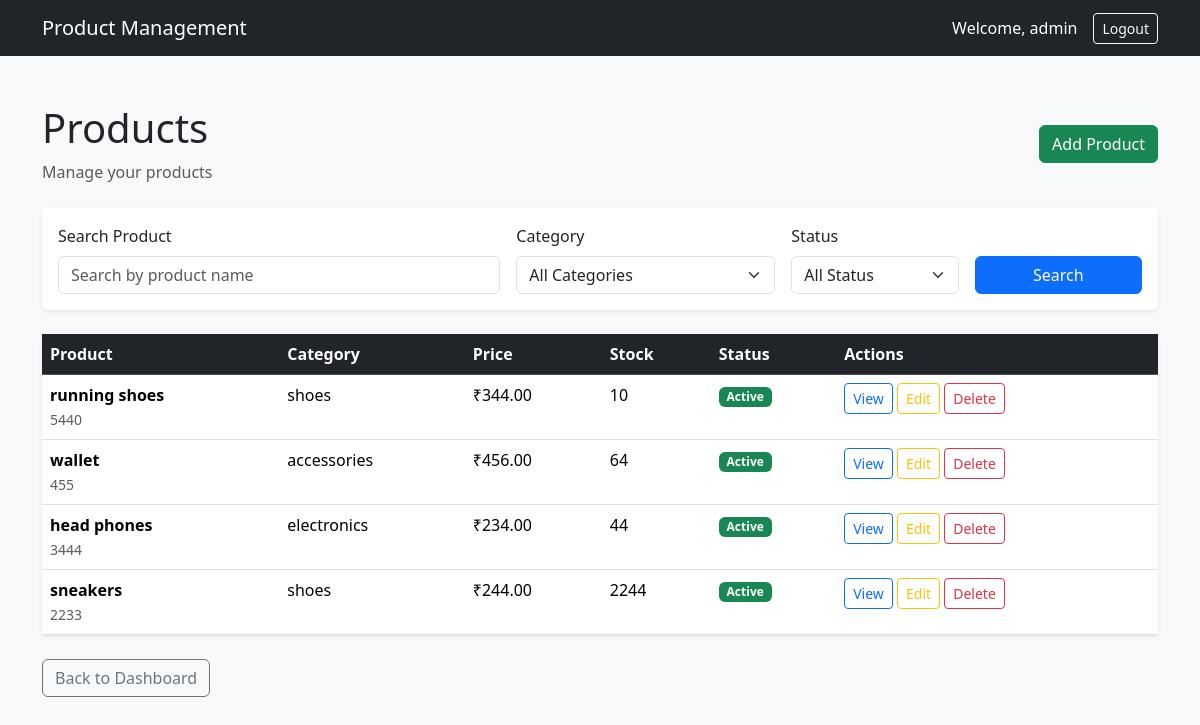
Screenshot of /products/ (signed in) with the database file from the repository.
### products/models.py (models this page shows, shortened)
class Product(models.Model):
    STATUS_CHOICES = [
        ("active", "Active"),
        ("inactive", "Inactive"),
    ]
    name = models.CharField(max_length=200)
    sku = models.CharField(max_length=100, unique=True)
    category = models.ForeignKey(
        Category,
        on_delete=models.CASCADE,
        related_name="products"
    )
    price = models.DecimalField(
        max_digits=10,
        decimal_places=2,
        validators=[MinValueValidator(0.01)]
    )
    stock = models.PositiveIntegerField()
    image = models.ImageField(
        upload_to="products/",
        blank=True,
        null=True
    )
    description = models.TextField(blank=True)
    status = models.CharField(
        max_length=10,
        choices=STATUS_CHOICES,
        default="active"
    )
    created_at = models.DateTimeField(auto_now_add=True)
    updated_at = models.DateTimeField(auto_now=True)
    class Meta:
        ordering = ["-created_at"]

class Category(models.Model):
    name = models.CharField(max_length=100, unique=True)
    class Meta:
        verbose_name_plural = "Categories"
        ordering = ["name"]

### products/views.py (the view)
@login_required
def product_list(request):
    products = Product.objects.select_related("category").all()
    search = request.GET.get("search", "").strip()
    category_id = request.GET.get("category", "")
    status = request.GET.get("status", "")
    if search:
        products = products.filter(
            Q(name__icontains=search)
        )
    if category_id:
        products = products.filter(
            category_id=category_id
        )
    if status:
        products = products.filter(
            status=status
        )
    categories = Category.objects.all()
    paginator = Paginator(products, 10)
    page_number = request.GET.get("page")
    page_obj = paginator.get_page(page_number)
    context = {
        "products": page_obj,
        "page_obj": page_obj,
        "categories": categories,
        "search": search,
        "selected_category": category_id,
        "selected_status": status,
    }
    return render(
        request,
        "products/product_list.html",
        context
    )

### templates/products/product_list.html (shortened to what this page needs)
<!DOCTYPE html>
<html lang="en">
<head>
    <link
        href="https://cdn.jsdelivr.net/npm/bootstrap@5.3.3/dist/css/bootstrap.min.css"
        rel="stylesheet"
    >
</head>
<body class="bg-light">
<nav class="navbar navbar-dark bg-dark">
    <div class="container">
        <a
            class="navbar-brand"
            href="{% url 'dashboard' %}"
        >
            Product Management
        </a>
        <div class="d-flex align-items-center">
            <span class="text-white me-3">
                Welcome, {{ user.username }}
            </span>
            <form
                method="post"
                action="{% url 'logout' %}"
            >
                <button
                    type="submit"
                    class="btn btn-outline-light btn-sm"
                >
                    Logout
                </button>
            </form>
        </div>
    </div>
</nav>
<div class="container py-5">
    <div class="d-flex justify-content-between align-items-center mb-4">
        <div>
            <h1>Products</h1>
            <p class="text-muted mb-0">
                Manage your products
            </p>
        </div>
        <a
            href="{% url 'product_add' %}"
            class="btn btn-success"
        >
            Add Product
        </a>
    </div>
    <div class="card shadow-sm border-0 mb-4">
        <div class="card-body">
            <form method="get">
                <div class="row g-3">
                    <div class="col-md-5">
                        <label class="form-label">
                            Search Product
                        </label>
                        <input
                            type="text"
                            name="search"
                            value="{{ search }}"
                            class="form-control"
                            placeholder="Search by product name"
                        >
                    </div>
                    <div class="col-md-3">
                        <label class="form-label">
                            Category
                        </label>
                        <select
                            name="category"
                            class="form-select"
                        >
                            <option value="">
                                All Categories
                            </option>
                        </select>
                    </div>
                    <div class="col-md-2">
                        <label class="form-label">
                            Status
                        </label>
                        <select
                            name="status"
                            class="form-select"
                        >
                            <option value="">
                                All Status
                            </option>
                        </select>
                    </div>
                    <div class="col-md-2 d-flex align-items-end">
                        <button
                            type="submit"
                            class="btn btn-primary w-100"
                        >
                            Search
                        </button>
                    </div>
                </div>
            </form>
        </div>
    </div>
    <div class="card shadow-sm border-0">
        <div class="table-responsive">
            <table class="table table-hover mb-0">
                <thead class="table-dark">
                    <tr>
                        <th>Product</th>
                        <th>Category</th>
                        <th>Price</th>
                        <th>Stock</th>
                        <th>Status</th>
                        <th>Actions</th>
                    </tr>
                </thead>
                <tbody>
                    {% for product in products %}
                    <tr>
                        <td>
                            <strong>
                                {{ product.name }}
                            </strong>
                            <br>
                            <small class="text-muted">
                                {{ product.sku }}
                            </small>
                        </td>
                        <td>
                            {{ product.category.name }}
                        </td>
                        <td>
                            ₹{{ product.price }}
                        </td>
                        <td>
                            {% if product.stock <= 5 %}
                                <span class="badge bg-warning text-dark">
                                    {{ product.stock }} - Low Stock
                                </span>
                            {% else %}
                                {{ product.stock }}
                            {% endif %}
                        </td>
                        <td>
                            {% if product.status == "active" %}
                                <span class="badge bg-success">
                                    Active
                                </span>
                            {% else %}
                                <span class="badge bg-secondary">
                                    Inactive
                                </span>
                            {% endif %}
                        </td>
                        <td>
                            <a
                                href="{% url 'product_detail' product.pk %}"
                                class="btn btn-sm btn-outline-primary"
                            >
                                View
                            </a>
                            <a
                                href="{% url 'product_edit' product.pk %}"
                                class="btn btn-sm btn-outline-warning"
                            >
                                Edit
                            </a>
                            <a
                                href="{% url 'product_delete' product.pk %}"
                                class="btn btn-sm btn-outline-danger"
                            >
                                Delete
                            </a>
                        </td>
                    </tr>
                    {% endfor %}
                </tbody>
            </table>
        </div>
    </div>
    <div class="mt-4">
        <a
            href="{% url 'dashboard' %}"
            class="btn btn-outline-secondary"
        >
            Back to Dashboard
        </a>
    </div>
</div>
</body>
</html>

### rows the page displays
Product: name "running shoes", sku "5440", category.name "shoes", price "344.00", stock "10", status "Active"
Product: name "wallet", sku "455", category.name "accessories", price "456.00", stock "64", status "Active"
Product: name "head phones", sku "3444", category.name "electronics", price "234.00", stock "44", status "Active"
Product: name "sneakers", sku "2233", category.name "shoes", price "244.00", stock "2244", status "Active"

### other values shown
{{ user.username }} "admin"
